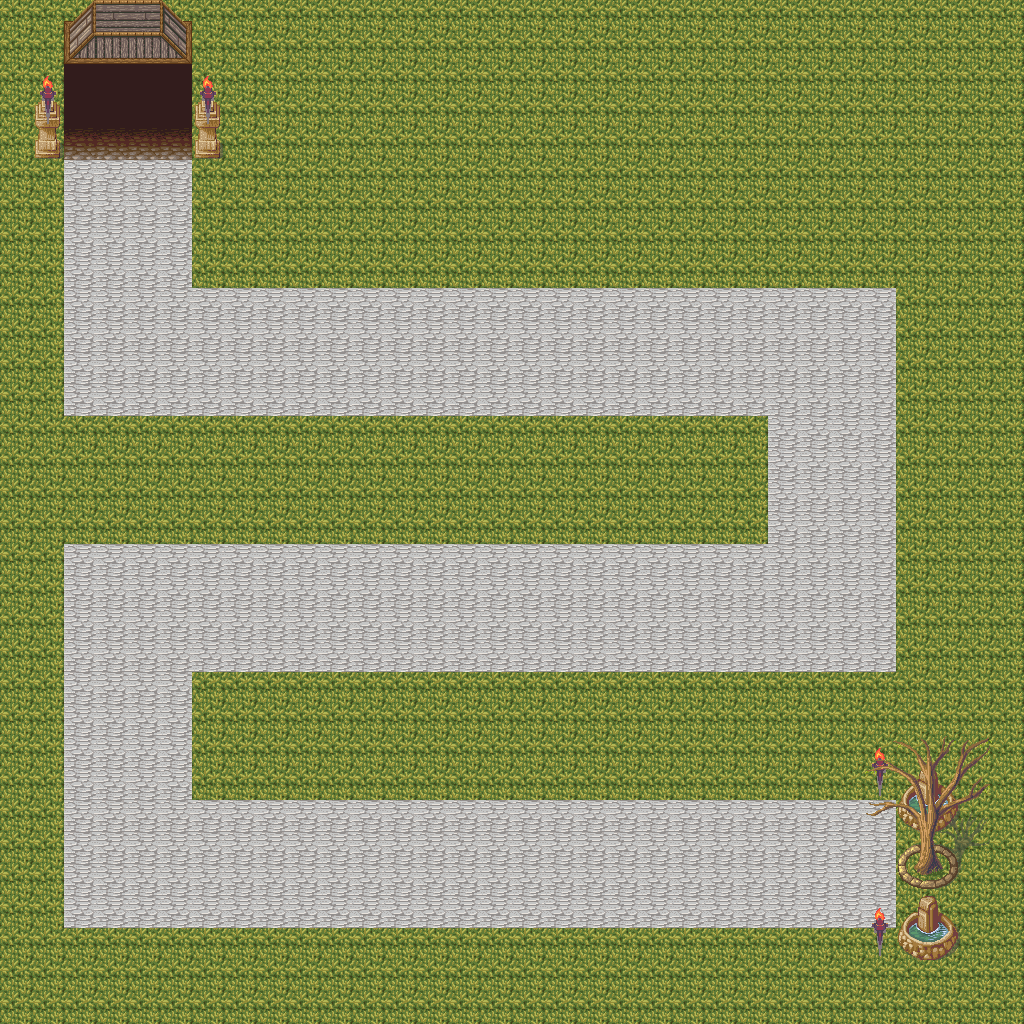

This is a level from a 2D game, rendered from its Tiled map with the project's own tilesets. A one-line summary and the map file follow, with tile-layer data summarised:
An orthogonal 32x32 tile map with 32x32 px tiles, 3 tile layers (Capa de Patrones 1, Capa de patrones 2, ...), 2 tilesets and 1 object.

<map version="1.0" tiledversion="2018.03.21" orientation="orthogonal" renderorder="right-down" width="32" height="32" tilewidth="32" tileheight="32" infinite="0" nextobjectid="2">
 <tileset firstgid="1" source="../materiales/tsx/patron_1.tsx" />
 <tileset firstgid="361" source="../materiales/tsx/patron_antorcha.tsx" />
 <layer name="Capa de Patrones 1" width="32" height="32">
  <data>[1024 cells, 1024 non-empty, 3 distinct tile ids]</data>
 </layer>
 <layer name="Capa de patrones 2" width="32" height="32">
  <data>[1024 cells, 30 non-empty, 15 distinct tile ids]</data>
 </layer>
 <objectgroup name="Capa de Objetos 1">
  <object id="1" x="540" y="306" />
 </objectgroup>
 <layer width="32" height="32">
  <data>[1024 cells, 26 non-empty, 22 distinct tile ids]</data>
 </layer>
</map>
